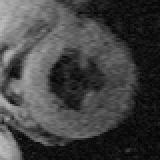
%> input picture Lab8/Top-down segmentation/images/heart.pgm, 160 x 160 px
$ octave johannes.m   (GNU Octave 9; MATLAB toolbox functions it lacks are replaced by stand-ins)
%> lines starting %> are read from the running program, lines starting %| are printed output that depends on the picture
### Lab8/Top-down segmentation/snake.m
function [x,y] = snake(x,y,alpha,beta,kappa, lambda, fx,fy,maxstep, displ,img)
% SNAKE Active contour (snake) segmentation
% CMP Vision Algorithms http://visionbook.felk.cvut.cz
%
% Active contours, informally called snakes, are a powerful
% semi-automatic image segmentation tool. In anticipation of GVF snakes
%   we implement here a traditional
% balloon-force snake using a PDE approach.
%
% The snake v(s) at time t is represented by two vectors
% containing the x and y coordinates of a sequence of points on the
% snake curve. The distance between subsequent points is maintained
% close to 1 pixel. The snake is supposed to be closed and simple
% (non-intersecting). If a snake starts to intersect itself, the user is
% expected to restart the evolution with smaller forces (reduced
% parameter values).
%
% {The code presented here is derived from the work of Xu and
% Prince  and their publicly available implementation
% (http://iacl.ece.jhu.edu/projects/gvf/).}
%
% Usage: [x,y] = snake(x,y,alpha,beta,kappa,lambda,fx,fy,maxstep)
% Inputs:

%   x, y  [N x 1]  Vectors containing the x and y
%     coordinates of the initial snake position. The snake is
%     closed - the last point is considered a neighbor of the first.
%     Points can be far apart and will be
%     interpolated as needed. The contour should be given
% clockwise (with respect to Matlab image axis conventions),
%     otherwise the balloon force will change sign.

%   alpha  [1 x 1]  alpha controls the elasticity;
%     the higher the value, the less stretching the snake
%     will allow. alpha 0.1 is a good value.

%   beta  [1 x 1]  beta controls the rigidity, the
%     resistance to bending. Make it small for the snake to follow
%     a jagged boundary, beta=0  to  0.1 works well.

%   kappa  [1 x 1]  kappa weights the contribution
%     of the external force f_ that  stops
%     the snake once it arrives at the desired boundary. Make
%     kappa bigger for the snake to stop sooner.
%     kappa=0.1  to  0.5 give good results.

%   lambda  [1 x 1]  lambda weights the contribution of the balloon
%     force. Positive values make the snake expand. lambda
%     0.05 works well.

%   fx, fy  [m x n]  External force field, normalized to
%    maximum magnitude 1. Both fx and fy are
%     scalar matrices corresponding to the original image.

%   maxstep  (default 0.4)
%            Maximum step-size in pixels.
%     Reducing it in difficult cases might help to prevent the snake from
%     crossing over.
% Outputs:
%   x,y  [N x 1]  The x and y coordinates of the final
%   position of the snake. The distance between subsequent points
%   is close to 1 pixel.

% If displ is non zero than once in 10 iterations we display
% the current position of the snake on the background image img
if nargin<10,
  displ=0 ;
end ;

% Set default parameters, if needed.
if nargin<9,
  maxstep=0.4 ;
end ;


x = x(:);  y = y(:);  % convert to column vectors
h = [-beta 4*beta+alpha -6*beta-2*alpha 4*beta+alpha -beta];
areas = [];

iter = 0;

%  We iterate in a while-loop until convergence. We resample
%  the snake if needed by function resample
%  to maintain uniform distances between points. We use interpolation
%  by interp2 to evaluate the external force f_ at the snake points.
%  If the snake leaves the image area, we stop.
while true
  [x,y] = resample( x, y, 0.9 );
  vfx = interp2( fx, x, y );
  vfy = interp2( fy, x, y );
  if any( isnan([vfx(:); vfy(:)]) ), break; end

  iter=iter+1 ; % increment iteration counter
  if displ && rem(iter,10)==0
    % clf ;
    imagesc(img) ; colormap(gray) ; hold on ;
    plot([x;x(1,1)],[y;y(1,1)],'r') ; hold off ;
    pause(0.01);
  end

% The evaluation of the balloon force f_ starts by
% calculating the tangential vector
% The derivative is approximated by finite differences while observing
% the periodic boundary conditions. We then create a unit vector p
% (px,py),
% perpendicular to q.
  xp = [x(2:end); x(1)];      yp = [y(2:end); y(1)];
  xm = [x(end); x(1:end-1)];  ym = [y(end); y(1:end-1)];
  qx = xp-xm;     qy = yp-ym;
  pmag = sqrt( qx.*qx + qy.*qy );
  px = qy./pmag;  py = -qx./pmag;

% Testing for convergence is delicate. Because of the fixed time step
% used and discretization artifacts, the snake frequently starts to
% oscillate around the equilibrium position with small amplitude.
% The oscillations could be avoided by a more elaborate integration scheme,
% but this would increase the computational cost. An alternative approach is
% to analyze snake movement in the last few iterations and stop if no
% progress is being made. As curve distance computation is
% expensive, we use a trick based on the fact
% that the snake is always supposed to either grow or shrink. We
% evaluate the area inside the snake in the last 10 iterations and if the
% change is smaller than one pixel, we stop.
% Note that the area is quite simple to compute.
  area  = sum( 0.5*(xp+xm).*qy );
  areas = [areas area];
  if length(areas)>10
    areas=areas(end-9:end);     % keep last 10 areas
    if max(areas)-min(areas)<1, break; end
  end

%  We proceed to calculate the total force (xd, yd) acting
%  on the snake. Note how the elasticity and stiffness contribution is
%  calculated using a convolution. The function convs, defined below,
%  respects the periodic boundary conditions.
%
%  Updating the snake coordinates finishes the loop. As a safeguard, we shorten
%  the step-size (step) if the default size 1 causes some
%  points to move further than maxstep pixels (0.4 by default).
%  For recommended parameter values, this restriction is normally not
%  applied, only when the snake initialization is noisy or has sharp edges.

  xd = convs(x,h) + kappa*vfx + lambda.*px;
  yd = convs(y,h) + kappa*vfy + lambda.*py;
  maxd = max([xd; yd]);
  step = min( 1, maxstep/maxd );
  x = x + step*xd;
  y = y + step*yd;
end % while-loop

% Usage: xc = convs(x,h)
%
% Function convs calculates the convolution of x with
% h, treating x as periodic. The kernel h is
% expected to have an odd length and is considered to be centered.

function xc = convs( x, h );

  N  = length(h);  N2 = (N-1)/2;
  xc = conv( [x(end-N2+1:end); x; x(1:N2)], h );
  xc = xc(N:end-N+1);

% Snake resampling
%
% Usage: [xi,yi] = resample(x,y,step)
%
% Function resample takes a snake and resamples it if
% necessary
% so that the distance between points is equal to step, returning
% the new representation. Note that some implementations do not resample
% the snake on each iteration, but only each 5 or 10 iterations. This
% leads to computational savings at the expense of some robustness.
% Note also that changing the inter-point spacing changes the scaling
% constants of
% our discrete approximation of the elasticity and stiffness.
%


function [xi,yi]=resample(x,y,step) ;

% The point vectors are made circular and distances between points are
% calculated. The arc length distances from point 1 to all other points
% are stored in d.

  N  = length(x);
  xi = x;  yi = y;
  x  = [x; x(1)];  % make a circular list
  y  = [y; y(1)];
  dx = x(2:end) - x(1:N);
  dy = y(2:end) - y(1:N);
  d  = sqrt( dx.*dx + dy.*dy );
  d  = [0; d];     % point 1 to point 1 distance is 0
  d  = cumsum(d);  % the arc length distances from point 1

% If the length is unchanged, we are done. Otherwise, new snake points
% are calculated by interpolating from the old ones.
  maxd = d(end);
  if abs(maxd/step-N)<1, return; end
 % disp('Skip update') ;

  si = (0:step:maxd)';
  xi = interp1( d, x, si );
  yi = interp1( d, y, si );
% Finally,
% we discard the last point of the list if it is too close to its
% neighbor, the first point of the list.
  if maxd-si(end) < step/2
    xi = xi(1:end-1);
    yi = yi(1:end-1);
  end

### Lab8/Top-down segmentation/johannes.m
ImageDir='images/';%directory containing the images

img = imread( [ImageDir 'heart.pgm'] );
%> img is the input picture: size 160x160 uint8; min 3, max 188, mean 66.8
t = [0:0.5:2*pi]';
x = 70 + 3*cos(t);
y = 90 + 3*sin(t);

% figure(1) ;
% imagesc(img);  colormap(gray);  axis image;  axis off;  hold on;
% plot( [x;x(1,1)], [y;y(1,1)], 'r', 'LineWidth',2 );  hold off;

h = fspecial( 'gaussian', 20, 3 );
f = imfilter( double(img), h, 'symmetric' );
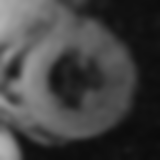
%> f: size 160x160 double; min 11.07, max 179.2, mean 66.4
f = f-min(f(:));  f = f/max(f(:));
%> after `f = f/max(f(:))`:
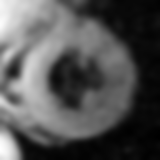
%> f: size 160x160 double; min 0, max 1, mean 0.329

% figure(2) ;
% imagesc(f) ; colormap(jet) ; colorbar ;
% axis image ; axis off ;

[px,py] = gradient(-f);
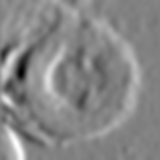
%> px: size 160x160 double; min -0.0843, max 0.0824, mean 0.00425; drawn with min black and max white
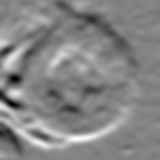
%> py: size 160x160 double; min -0.0685, max 0.0652, mean 0.00138; drawn with min black and max white
kappa=1/max(abs( [px(:) ; py(:)])) ;
%> kappa = 11.87
% alpha,beta,kappa, lambda
% [x,y]=snake(x,y,0.1,0.01,0.2*kappa,0.05,px,py,0.4,1,img);
[xN,yN]=snake(x,y,0.1,0.01,0.2*kappa,0.05,px,py,99999999999,1,img);
%> the loop in snake, `while true` made 1244 passes
%> (area, areas) on passes 2 to 9: (52.29, [51.13 52.29]), (53.45, [51.13 52.29 53.45]), (54.61, [51.13 52.29 53.45 54.61]), (55.78, [51.13 52.29 53.45 54.61 55.78]), (56.95, [51.13 52.29 53.45 54.61 55.78 56.95]), (58.12, [51.13 52.29 53.45 54.61 55.78 56.95 58.12]), (58.86, [51.13 52.29 53.45 54.61 55.78 56.95 58.12 58.86]), (60.14, [51.13 52.29 53.45 54.61 55.78 56.95 58.12 58.86 60.14])
%> area on passes 10 to 15: 61.41, 62.69, 63.98, 64.78, 66.16, 67.55
%> after the loop in snake, `while true`: areas = [2731.1 2731.3 2731.5 2731.7 2731.9 2731.1 2731.3 2731.4 2731.5 2731.7]; iter = 1244; x = 172 values, max 102.9 at index 38, min 54.15 at index 125, mean 76.58; y = 172 values, max 105.5 at index 86, min 58.19 at index 156, mean 80.5
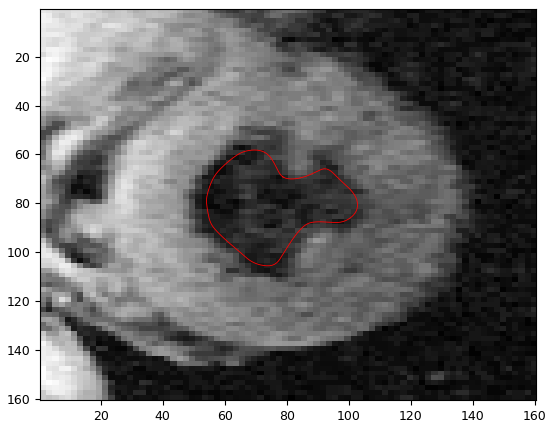
%> figure redrawn from the program's plot data
%> xN has the same summary as x in snake; yN has the same summary as y in snake


figure(3) ;
clf ; imagesc(img) ; colormap(gray) ; hold on ;
axis image ; axis off ;
plot([xN;xN(1)],[yN;yN(1)],'r','LineWidth',2) ; hold off ;
%> after `plot([xN;xN(1)],[yN;yN(1)],'r','LineWidth',2)`:
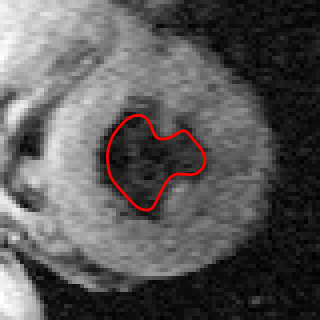
%> figure redrawn from the program's plot data; shown 2 times larger

pxN = (px - min(min(px))) * (1.0 / (max(max(px)) - min(min(px))));
pyN = (py - min(min(py))) * (1.0 / (max(max(py)) - min(min(py))));

figure;
subplot(1,2,1);
imshow(pxN);
subplot(1,2,2);
imshow(pyN);
